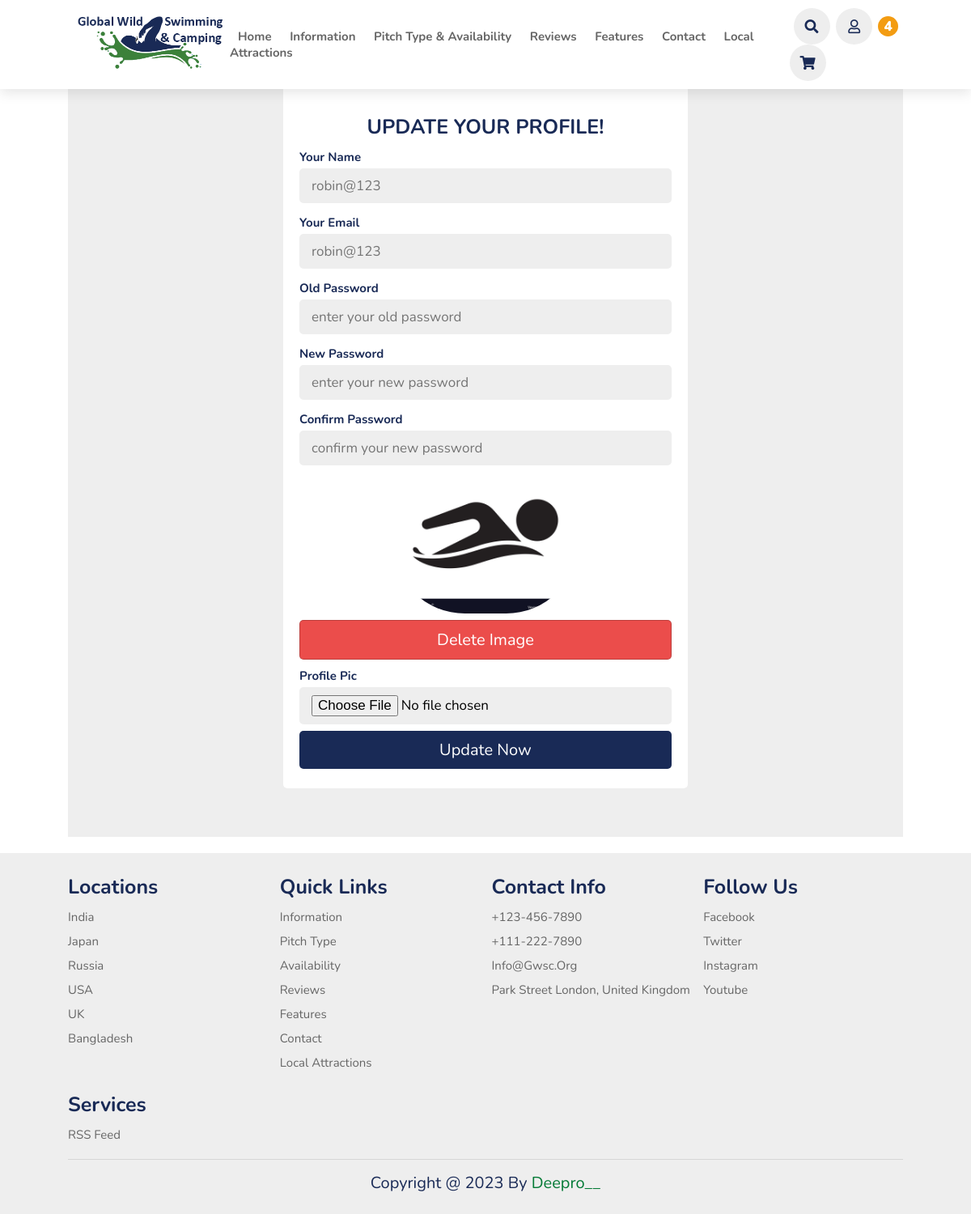
The page /update_profile.php (signed in) on the database as committed earlier.
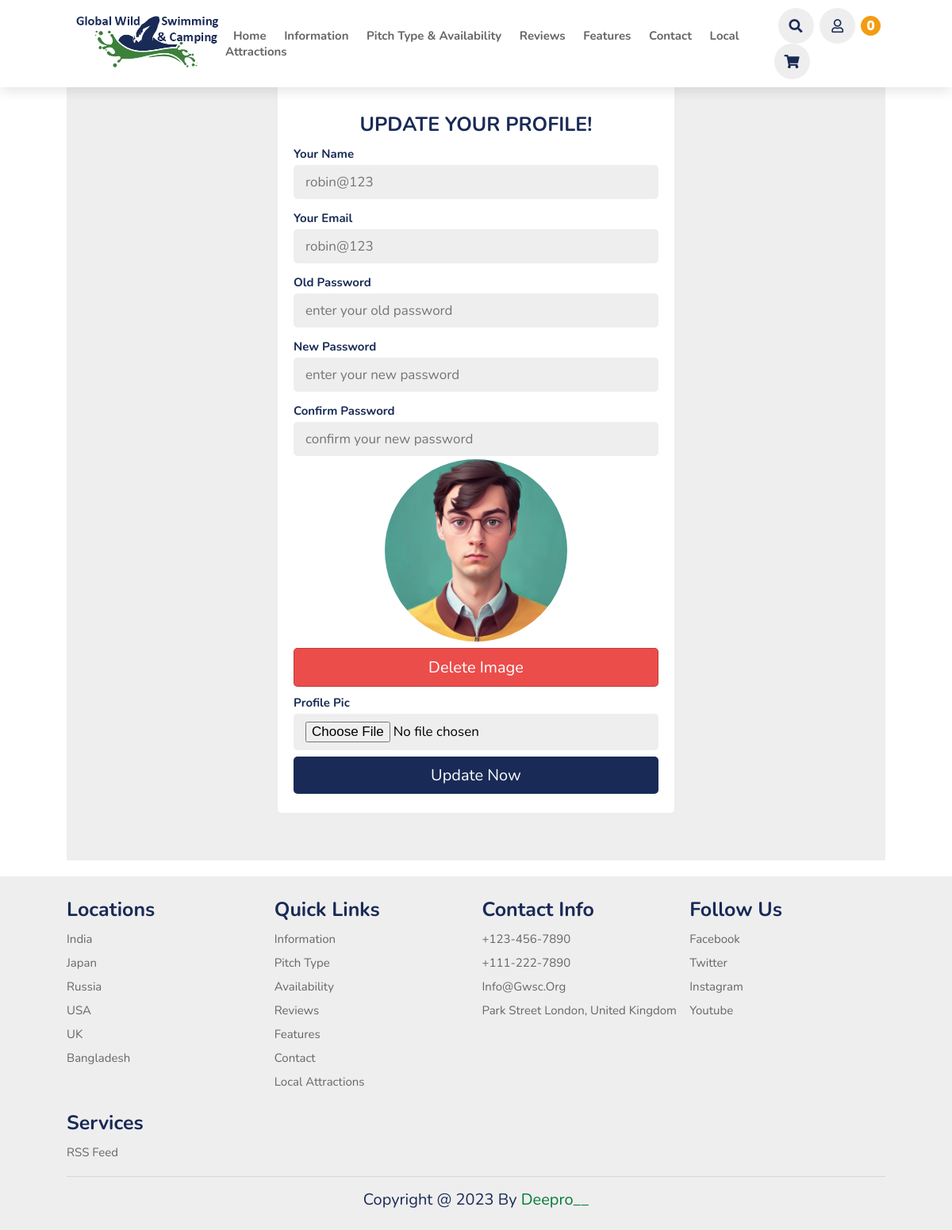
The same page on the database as committed later.
### tables this page shows
CREATE TABLE `users` (
  `id` varchar(20) NOT NULL,
  `name` varchar(50) NOT NULL,
  `email` varchar(50) NOT NULL,
  `password` varchar(100) NOT NULL,
  `image` varchar(30) NOT NULL
);

### components/config.php (called while the page is built, shortened)
<?php
    if(isset($_COOKIE['user_id'])){
        $user_id = $_COOKIE['user_id'];
    }else{
        $user_id = '';
    }
?>

### update_profile.php (the view, shortened to what this page needs)
<?php
include 'components/config.php';
?>
<!DOCTYPE html>
<html lang="en">
<head>
    <link rel="stylesheet" href="https://cdn.jsdelivr.net/npm/swiper@8/swiper-bundle.min.css" />
    <link rel="stylesheet" href="https://cdnjs.cloudflare.com/ajax/libs/font-awesome/5.15.3/css/all.min.css" />
    <link rel="stylesheet" href="css/style.css">
</head>
<body>
    <?php include 'components/header.php'; ?>
    <section>
        <div class="form-container">
            <form action="" method="post" enctype="multipart/form-data">
                <h3>update your profile!</h3>
                <p class="placeholder">your name</p>
                <input type="text" name="name" maxlength="50" placeholder="<?= $fetch_profile['name']; ?>" class="box">
                <p class="placeholder">your email</p>
                <input type="email" name="email" maxlength="50" placeholder="<?= $fetch_profile['email']; ?>" class="box">
                <p class="placeholder">old password</p>
                <input type="password" name="old_pass" maxlength="50" placeholder="enter your old password" class="box">
                <p class="placeholder">new password</p>
                <input type="password" name="new_pass" maxlength="50" placeholder="enter your new password" class="box">
                <p class="placeholder">confirm password</p>
                <input type="password" name="c_pass" maxlength="50" placeholder="confirm your new password" class="box">
                <?php if ($fetch_profile['image'] != '') { ?>
                    <img src="user_uploaded_files/<?= $fetch_profile['image']; ?>" alt="" class="image">
                    <input type="submit" value="delete image" name="delete_image" class="delete-btn" onclick="return confirm('delete this image?');">
                <?php }; ?>
                <p class="placeholder">profile pic</p>
                <input type="file" name="image" class="box" accept="image/*">
                <input type="submit" value="update now" name="submit" class="form-btn">
            </form>
        </div>
    </section>
    <?php include 'components/footer.php'; ?>
</body>
</html>

### components/header.php (shortened to what this page needs)
<header>
    <a href="#" class="logo"><img src="images/logo.png" alt=""></a>
    <nav class="navbar">
        <a href="index.php">home</a>
        <a href="information.php">information</a>
        <a href="pitch.php">pitch type & availability</a>
        <a href="review.php">reviews</a>
        <a href="feature.php">features</a>
        <a href="contact.php">contact</a>
        <a href="localattractions.php">local attractions</a>
    </nav>
    <div class="icons">
        <i class="fas fa-search" id="search-icons"></i>
        <?php
        if ($user_id != '') {
        ?>
            <div id="user-btn" class="far fa-user"></div>
            <?php
            $count_cart_items = $conn->prepare("SELECT * FROM `booking` WHERE user_id = ?");
            $count_cart_items->execute([$user_id]);
            $total_cart_items = $count_cart_items->rowCount();
            ?>
            <a href="booking_cart.php" class="fas fa-shopping-cart"><span><?= $total_cart_items; ?></span></a>
        <?php }; ?>
    </div>
    <?php
    if ($user_id != '') {
    ?>
            <?php
            $select_profile = $conn->prepare("SELECT * FROM `users` WHERE id = ? LIMIT 1");
            $select_profile->execute([$user_id]);
            if ($select_profile->rowCount() > 0) {
                $fetch_profile = $select_profile->fetch(PDO::FETCH_ASSOC);
            ?>
            <?php }; ?>
    <?php }; ?>
</header>

Rows that differ between the two databases and show on the page:
changed users "robin@123": image: a different picture
Other text that changed with them:
$total_cart_items: "4" → "0"
